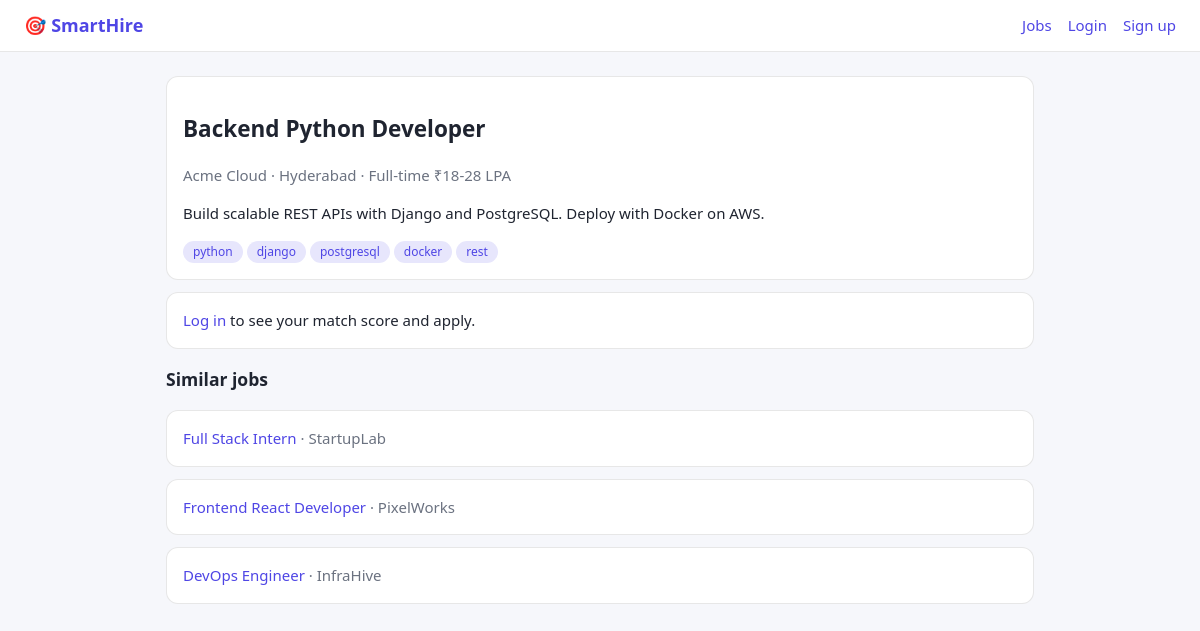
The app's page /job/1/ with its own data.
### jobs/models.py (models this page shows, shortened)
class Job(models.Model):
    TYPES = [("FT","Full-time"),("PT","Part-time"),("CT","Contract"),("IN","Internship")]
    title = models.CharField(max_length=200)
    company = models.CharField(max_length=120)
    location = models.CharField(max_length=120)
    job_type = models.CharField(max_length=2, choices=TYPES, default="FT")
    remote = models.BooleanField(default=False)
    salary = models.CharField(max_length=60, blank=True)
    skills = models.CharField(max_length=300, blank=True, help_text="Comma separated")
    description = models.TextField()
    owner = models.ForeignKey(settings.AUTH_USER_MODEL, null=True, blank=True, on_delete=models.SET_NULL)
    posted = models.DateTimeField(auto_now_add=True)
    class Meta: ordering = ["-posted"]
    @property
    def skill_list(self): return [s.strip().lower() for s in self.skills.split(",") if s.strip()]
    @property
    def text(self): return f"{self.title} {self.title} {self.skills} {self.company} {self.location} {self.description}"

### jobs/views.py (the view)
# urls.py: path("", v.job_list, name="job_list"), path("job/<int:pk>/", v.job_detail, name="job_detail"),
def job_detail(request, pk):
    job = get_object_or_404(Job, pk=pk); ctx = {"job": job}
    if request.user.is_authenticated:
        p = _profile(request.user)
        ctx["score"], ctx["matched"], ctx["missing"] = ai.match(p.resume_text, p.skill_list, job)
        ctx["applied"] = Application.objects.filter(user=request.user, job=job).exists()
        ctx["form"] = ApplyForm()
    similar = [j for j, _ in ai.rank(job.text, Job.objects.exclude(pk=pk))[:3]]
    ctx["similar"] = similar
    return render(request, "jobs/job_detail.html", ctx)

### jobs/ai.py (called while the page is built)
def tokens(text):
    return [w for w in re.findall(r"[a-z0-9+#./]+", text.lower()) if w not in STOP and len(w) > 1]

def _idf(docs):
    df = Counter()
    for d in docs: df.update(set(d))
    n = len(docs)
    return {w: math.log((1 + n) / (1 + c)) + 1 for w, c in df.items()}

def _vec(toks, idf):
    return {w: c * idf.get(w, 1.0) for w, c in Counter(toks).items()}

def _cos(a, b):
    dot = sum(v * b.get(k, 0) for k, v in a.items())
    na, nb = math.sqrt(sum(v*v for v in a.values())), math.sqrt(sum(v*v for v in b.values()))
    return dot / (na * nb) if na and nb else 0.0

def rank(query, jobs):
    jobs = list(jobs); q = tokens(query)
    docs = [tokens(j.text) for j in jobs]
    idf = _idf(docs + [q]); qv = _vec(q, idf)
    out = [(j, _cos(qv, _vec(d, idf))) for j, d in zip(jobs, docs)]
    return sorted([x for x in out if x[1] > 0], key=lambda x: -x[1])

### jobs/templates/jobs/job_detail.html
{% extends "jobs/base.html" %}{% block content %}<div class="card"><h2>{{ job.title }}</h2>
<p class="muted">{{ job.company }} · {{ job.location }} · {{ job.get_job_type_display }} {{ job.salary }}</p>
<p>{{ job.description|linebreaks }}</p>{% for s in job.skill_list %}<span class="badge">{{ s }}</span>{% endfor %}</div>
{% if user.is_authenticated %}<div class="card"><div class="score">{{ score }}% AI match</div>
<p>Matched: {% for s in matched %}<span class="badge good">{{ s }}</span>{% empty %}<span class="muted">none yet</span>{% endfor %}</p>
<p>Skill gaps: {% for s in missing %}<span class="badge bad">{{ s }}</span>{% empty %}<span class="muted">none 🎉</span>{% endfor %}</p></div>
{% if applied %}<div class="card">✅ You've applied to this job.</div>{% else %}
<form class="card" method="post" action="{% url 'apply' job.pk %}">{% csrf_token %}{{ form.cover_note }}<br><br><button>Apply now</button></form>{% endif %}
{% else %}<div class="card"><a href="{% url 'login' %}">Log in</a> to see your match score and apply.</div>{% endif %}
{% if similar %}<h3>Similar jobs</h3>{% for j in similar %}<div class="card"><a href="{% url 'job_detail' j.pk %}">{{ j.title }}</a> <span class="muted">· {{ j.company }}</span></div>{% endfor %}{% endif %}{% endblock %}

### jobs/templates/jobs/base.html (style rules this page uses)
:root { --b:#4f46e5;--bg:#f6f7fb;--c:#fff;--t:#1f2430;--m:#6b7280 }
* { box-sizing:border-box }
body { margin:0;font:15px/1.5 system-ui,sans-serif;background:var(--bg);color:var(--t) }
a { color:var(--b);text-decoration:none }
.card { background:var(--c);border-radius:12px;padding:16px;margin-bottom:12px;border:1px solid #8883 }
.badge { display:inline-block;padding:2px 10px;border-radius:99px;font-size:12px;background:#4f46e522;color:var(--b);margin-right:4px }
.muted { color:var(--m) }

### records on screen
Job: title "Backend Python Developer", company "Acme Cloud", location "Hyderabad", job_type "Full-time", salary "₹18-28 LPA", description "Build scalable REST APIs with Django and PostgreSQL. Deploy with Docker on AWS."
Job: title "Full Stack Intern", company "StartupLab"
Job: title "Frontend React Developer", company "PixelWorks"
Job: title "DevOps Engineer", company "InfraHive"

### other values on screen
{{ s }} "python" "django" "postgresql" "docker" "rest"
